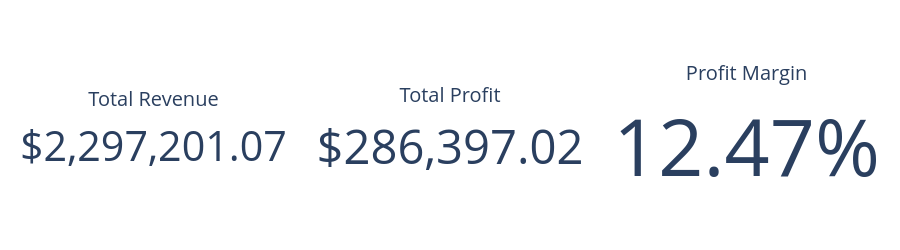

The cell this chart's notebook holds for it:
### Markdown cell above
# first executive visual: KPI cards.

### Code cell
fig = go.Figure()

fig.add_trace(go.Indicator(
    mode="number",
    value=kpi_df.loc[0, "total_revenue"],
    title={"text": "Total Revenue"},
    number={
        "prefix": "$",
        "valueformat": ",.2f"
    },
    domain={"row": 0, "column": 0}
))

fig.add_trace(go.Indicator(
    mode="number",
    value=kpi_df.loc[0, "total_profit"],
    title={"text": "Total Profit"},
    number={
        "prefix": "$",
        "valueformat": ",.2f"
    },
    domain={"row": 0, "column": 1}
))

fig.add_trace(go.Indicator(
    mode="number",
    value=kpi_df.loc[0, "profit_margin"],
    title={"text": "Profit Margin"},
    number={
        "suffix": "%",
        "valueformat": ".2f"
    },
    domain={"row": 0, "column": 2}
))

fig.update_layout(
    grid={
        "rows": 1,
        "columns": 3
    },
    height=250,
    margin=dict(l=20, r=20, t=60, b=20)
)

fig.show()

### Figure 1 — Plotly figure (JSON) as saved in the notebook; plotly's stock layout.template omitted (floating-point values rounded to 4 significant figures)
{"data": [{"domain": {"column": 0, "row": 0}, "mode": "number", "number": {"prefix": "$", "valueformat": ",.2f"}, "title": {"text": "Total Revenue"}, "type": "indicator", "value": 2297000.0}, {"domain": {"column": 1, "row": 0}, "mode": "number", "number": {"prefix": "$", "valueformat": ",.2f"}, "title": {"text": "Total Profit"}, "type": "indicator", "value": 286400.0}, {"domain": {"column": 2, "row": 0}, "mode": "number", "number": {"suffix": "%", "valueformat": ".2f"}, "title": {"text": "Profit Margin"}, "type": "indicator", "value": 12.47}], "layout": {"grid": {"columns": 3, "rows": 1}, "height": 250, "margin": {"b": 20, "l": 20, "r": 20, "t": 60}}}
